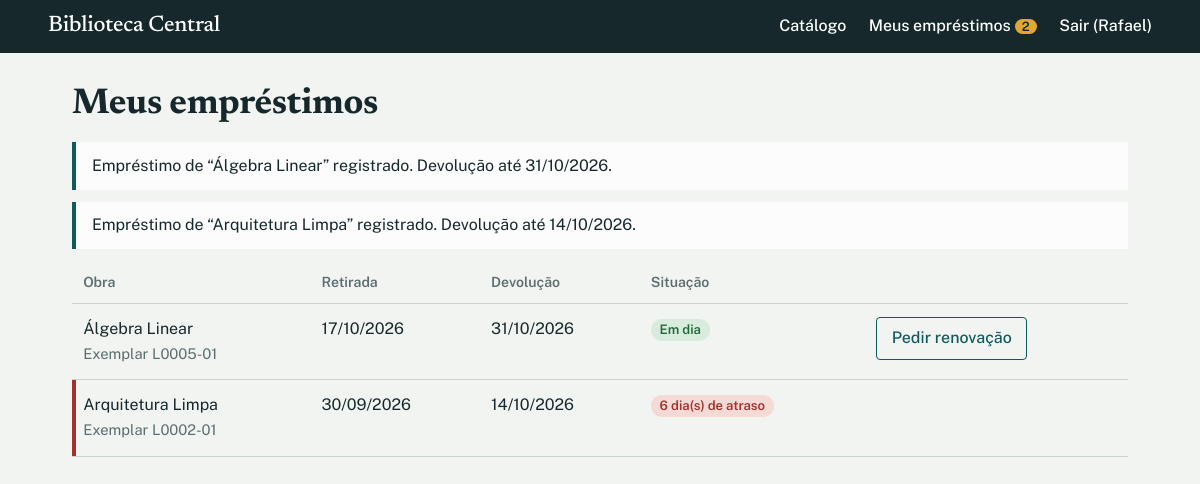
The app's page /meus-emprestimos (signed in) with its own data.
### tables this page shows
CREATE TABLE users (
  id INTEGER PRIMARY KEY AUTOINCREMENT,
  name TEXT NOT NULL,
  email TEXT NOT NULL UNIQUE,
  password_hash TEXT NOT NULL,
  role TEXT NOT NULL CHECK (role IN ('LEITOR','ADMIN')),
  profile TEXT NOT NULL CHECK (profile IN ('ALUNO','PROFESSOR','ADMIN'))
);

CREATE TABLE notifications (
  id INTEGER PRIMARY KEY AUTOINCREMENT,
  user_id INTEGER NOT NULL REFERENCES users(id),
  message TEXT NOT NULL,
  created_at TEXT NOT NULL DEFAULT CURRENT_TIMESTAMP,
  read INTEGER NOT NULL DEFAULT 0
);

CREATE TABLE loans (
  id INTEGER PRIMARY KEY AUTOINCREMENT,
  user_id INTEGER NOT NULL REFERENCES users(id),
  copy_id INTEGER NOT NULL REFERENCES copies(id),
  loan_type TEXT NOT NULL,                        -- ALUNO | PROFESSOR | ADMIN (produto do Factory Method)
  loaned_at TEXT NOT NULL, due_at TEXT NOT NULL, returned_at TEXT,
  renewals INTEGER NOT NULL DEFAULT 0,
  renewal_requested INTEGER NOT NULL DEFAULT 0
);

CREATE TABLE books (
  id INTEGER PRIMARY KEY AUTOINCREMENT,
  title TEXT NOT NULL, author TEXT NOT NULL, category TEXT NOT NULL,
  isbn TEXT UNIQUE, year INTEGER
);

CREATE TABLE copies (               -- exemplares físicos
  id INTEGER PRIMARY KEY AUTOINCREMENT,
  book_id INTEGER NOT NULL REFERENCES books(id),
  code TEXT NOT NULL UNIQUE,
  status TEXT NOT NULL DEFAULT 'DISPONIVEL'       -- DISPONIVEL | EMPRESTADO | RESERVADO | DANIFICADO | EXTRAVIADO
);

### presentation/routes.py (the view)
@catalog_bp.get("/meus-emprestimos")
@login_required
def my_loans():
    html = render_template("my_loans.html", **svc().loans.for_user(g.user.id))
    svc().notifications.mark_read(g.user.id)
    return html

### database/db.py (called while the page is built)
def connect(path):
    conn = sqlite3.connect(path)
    conn.row_factory = sqlite3.Row
    conn.execute("PRAGMA foreign_keys = ON")
    return conn

def get_db():
    if "db" not in g:
        g.db = connect(current_app.config["DATABASE"])
    return g.db

def init_app(app):
    def close_db(_exc=None):
        conn = g.pop("db", None)
        if conn is not None:
            conn.close()
    app.teardown_appcontext(close_db)
    conn = connect(app.config["DATABASE"])
    init_schema(conn)
    conn.close()

### models/loan.py (called while the page is built)
    def days_overdue(self, today: date) -> int:
        end = self.returned_at or today
        return max((end - self.due_at).days, 0)

    def is_overdue(self, today: date) -> bool:
        return self.returned_at is None and today > self.due_at

    def fine(self, today: date) -> float:
        return round(self.days_overdue(today) * self.DAILY_FINE, 2)

    def can_renew(self, today: date) -> bool:
        return self.returned_at is None and not self.is_overdue(today) and self.renewals < self.MAX_RENEWALS

    @staticmethod
    def from_row(row) -> "Loan":
        cls = Loan._registry[row["loan_type"]]
        parse = date.fromisoformat
        return cls(
            user_id=row["user_id"], copy_id=row["copy_id"],
            loaned_at=parse(row["loaned_at"]), due_at=parse(row["due_at"]),
            returned_at=parse(row["returned_at"]) if row["returned_at"] else None,
            renewals=row["renewals"], renewal_requested=bool(row["renewal_requested"]), id=row["id"],
        )

### models/user.py (called while the page is built)
    @property
    def is_admin(self) -> bool:
        return self.ROLE == "ADMIN"

    @staticmethod
    def from_row(row) -> "User":
        cls = User._registry[row["profile"]]
        return cls(name=row["name"], email=row["email"], password_hash=row["password_hash"], id=row["id"])

### presentation/filters.py (called while the page is built)
def br_date(value):
    if not value:
        return "—"
    if isinstance(value, str):
        value = date.fromisoformat(value[:10])
    return value.strftime("%d/%m/%Y")

### presentation/routes.py (called while the page is built)
def svc():
    if "services" not in g:
        g.services = build_services(get_db())
    return g.services

def login_required(view):
    @wraps(view)
    def wrapper(*args, **kwargs):
        if g.user is None:
            return redirect(url_for("auth.login", next=request.path))
        return view(*args, **kwargs)
    return wrapper

@auth_bp.before_app_request
def load_user():
    uid = session.get("user_id")
    g.user = svc().auth.get(uid) if uid else None
    g.unread = svc().notifications.unread(g.user.id) if g.user else []

### presentation/templates/my_loans.html (shortened to what this page needs)
{% extends "base.html" %}
{% block content %}
<h1>Meus empréstimos</h1>
{% for n in g.unread %}<p class="flash info">{{ n.message }}</p>{% endfor %}
<div class="scroll"><table>
  <thead><tr><th>Obra</th><th>Retirada</th><th>Devolução</th><th>Situação</th><th></th></tr></thead>
  <tbody>
  {% for r in loans %}
    <tr class="{{ 'late' if r.overdue }}">
      <td>{{ r.title }}<br><span class="muted">Exemplar {{ r.copy_code }}</span></td>
      <td>{{ r.loaned_at|br_date }}</td>
      <td>{{ r.due_at|br_date }}</td>
      <td>{% if r.returned_at %}Devolvido em {{ r.returned_at|br_date }}
          {% elif r.overdue %}<span class="tag red">{{ r.overdue_days }} dia(s) de atraso</span>
          {% elif r.renewal_requested %}<span class="tag amber">Renovação em análise</span>
          {% else %}<span class="tag green">Em dia</span>{% endif %}
          {% if r.fine_amount %}<br>Multa: {{ r.fine_amount|brl }} ({{ 'paga' if r.fine_status == 'PAGA' else 'em aberto' }}){% endif %}</td>
      <td>{% if not r.returned_at and r.can_renew and not r.renewal_requested %}
        <form method="post" action="{{ url_for('catalog.request_renewal', loan_id=r.id) }}"><button>Pedir renovação</button></form>{% endif %}</td>
    </tr>
  {% else %}<tr><td colspan="5" class="empty">Você ainda não pegou nenhum livro. <a href="{{ url_for('catalog.index') }}">Explore o catálogo</a>.</td></tr>
  {% endfor %}
  </tbody>
</table></div>
{% endblock %}

### presentation/templates/base.html (shortened to what this page needs)
<!doctype html>
<html lang="pt-BR">
<head>
  <link rel="stylesheet" href="{{ url_for('static', filename='style.css') }}">
</head>
<body>
<header class="top">
  <a class="brand" href="{{ url_for('catalog.index') }}">Biblioteca Central</a>
  <nav>
    <a href="{{ url_for('catalog.index') }}">Catálogo</a>
    {% if g.user %}
      <a href="{{ url_for('catalog.my_loans') }}">Meus empréstimos{% if g.unread %} <span class="badge" title="Avisos novos">{{ g.unread|length }}</span>{% endif %}</a>
      <form method="post" action="{{ url_for('auth.logout') }}"><button class="link">Sair ({{ g.user.name.split()[0] }})</button></form>
    {% else %}
      <a href="{{ url_for('auth.login') }}">Entrar</a>
    {% endif %}
  </nav>
</header>
<main>
  {% block content %}{% endblock %}
</main>
</body>
</html>

### presentation/static/style.css (style rules this page uses)
:root { --paper:#F1F4F1; --ink:#16282B; --muted:#5B6D6F; --teal:#0E5A5F; --teal-dk:#0A4448; --sage:#DCE6E0; --line:#C9D4CE; --white:#FBFCFB; --green:#1F6B3A; --green-bg:#D8EBDD; --amber:#8A5300; --amber-bg:#F7E8C8; --red:#A3302A; --red-bg:#F5DAD6; }
* { box-sizing:border-box }
body { margin:0;background:var(--paper);color:var(--ink);font:16px/1.55 "Public Sans",system-ui,sans-serif }
h1,h2,.brand { font-family:"Newsreader",Georgia,serif;font-weight:700;letter-spacing:-.01em;line-height:1.15 }
h1 { font-size:clamp(1.8rem,3vw,2.4rem);margin:.4rem 0 1rem }
a { color:var(--teal) }
.muted { color:var(--muted);font-size:.92rem;margin:.2rem 0 }
.top { display:flex;flex-wrap:wrap;gap:.6rem 2rem;justify-content:space-between;align-items:center; padding:.85rem clamp(1rem,4vw,3rem);background:var(--ink) }
.top a,.top .link { color:#fff;text-decoration:none;font-weight:500 }
.brand { font-size:1.4rem }
.top nav { display:flex;flex-wrap:wrap;gap:.4rem 1.4rem;align-items:center }
.top form { margin:0 }
.link { background:none;border:0;padding:0;font:inherit;cursor:pointer }
.badge { background:#E0A82E;color:var(--ink);border-radius:99px;padding:0 .45rem;font-size:.8rem;font-weight:600 }
main { max-width:1120px;margin:0 auto;padding:1.6rem clamp(1rem,4vw,2rem) 4rem }
button,.btn { font:inherit;font-weight:500;padding:.5rem .9rem;border:1px solid var(--teal);background:transparent;color:var(--teal); border-radius:4px;cursor:pointer;text-decoration:none;display:inline-block }
.flash { padding:.7rem 1rem;border-left:4px solid;margin:0 0 .8rem;background:var(--white) }
.flash.info { border-color:var(--teal) }
.scroll { overflow-x:auto }
table { width:100%;border-collapse:collapse }
th { text-align:left;font-weight:600;font-size:.88rem;color:var(--muted);padding:.6rem .7rem;border-bottom:1px solid var(--line) }
td { padding:.8rem .7rem;border-bottom:1px solid var(--line);vertical-align:top }
tr.late td:first-child { box-shadow:inset 4px 0 0 var(--red) }
.tag { display:inline-block;padding:.05rem .55rem;border-radius:99px;font-size:.82rem;font-weight:600;background:var(--sage);margin:0 .2rem .2rem 0 }
.tag.green { background:var(--green-bg);color:var(--green) }
.tag.red { background:var(--red-bg);color:var(--red) }
@media (prefers-reduced-motion:no-preference) { button,.btn { transition:background .15s } }

### records on screen
users: user.name "Rafael"
notifications: message "Empréstimo de “Álgebra Linear” registrado. Devolução até 31/10/2026."
notifications: message "Empréstimo de “Arquitetura Limpa” registrado. Devolução até 14/10/2026."
loans: title "Álgebra Linear", copy_code "L0005-01", loaned_at|br_date "17/10/2026", due_at|br_date "31/10/2026", renewal_requested "Em dia"
loans: title "Arquitetura Limpa", copy_code "L0002-01", loaned_at|br_date "30/09/2026", due_at|br_date "14/10/2026", overdue_days "6"

### other values on screen
{{ g.unread|length }} "2"
